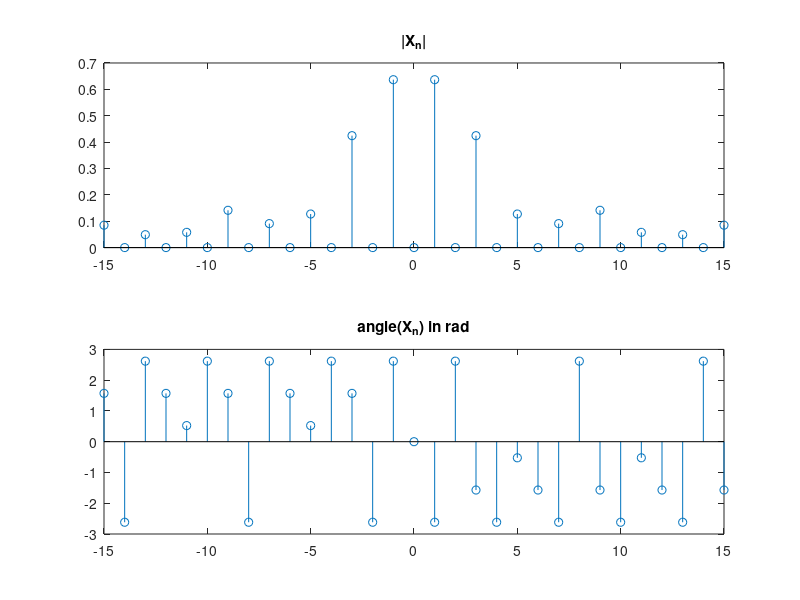

Recreate this plot in MATLAB.
n=1:15;
Xn=-4*j./n/pi.*sin(pi*n/6).*sin(n*pi/2).*exp(-j*n*pi/3);
n=-15:-1;
X_n=-4*j./n/pi.*sin(pi*n/6).*sin(n*pi/2).*exp(-j*n*pi/3);
Xn=[X_n 0 Xn];
n=-15:15;
subplot(211),stem(n,abs(Xn));
title('|X_n|')
subplot(212),stem(n,angle(Xn))
title('angle(X_n) in rad')